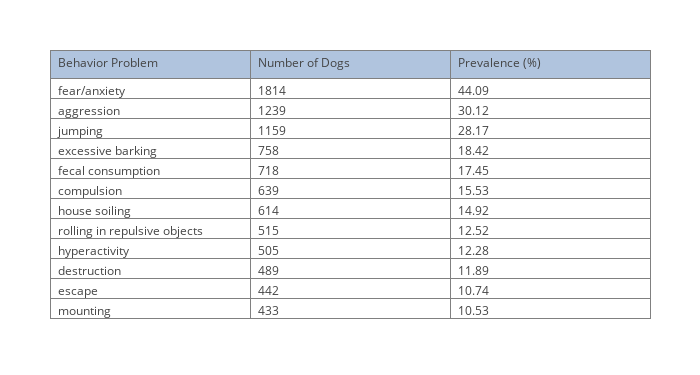

Write notebook code for a chart like this one.
### Markdown cell above
## Prevalence of Individual Behavior Problems

This section aims to calculate the prevalence for each behavior problem included in the study. The adjusted dataset is utilized to eliminate potential bias.

### Code cell
# Create the necessary dataframe.
fields = ('q02_main_1, q02_main_2, q02_main_3, q02_main_4, q02_main_5, q02_main_6, '
          'q02_main_7, q02_main_8, q02_main_9, q02_main_10, q02_main_12, q02_main_13')
labels = ['aggression', 'fear/anxiety', 'compulsion', 'house soiling', 'excessive barking', 
          'jumping', 'mounting', 'fecal consumption', 'destruction',
          'rolling in repulsive objects', 'escape', 'hyperactivity']
df = createNumericDataFrame(DOG_TABLE, fields, labels, filtered=True)

# Get individual behavior problem counts and display as a table.
sums = df.sum()
sums = sums.sort_values(ascending=False)

# Calculate the prevalence of each behavior problem.
total_dogs = len(df.index)
prevalence_cal = lambda x: (x / total_dogs) * 100
prevalences = sums.apply(prevalence_cal)

# Get individual behavior problem counts and display as a table.
trace = go.Table(
    header=dict(values=['Behavior Problem', 'Number of Dogs', 'Prevalence (%)'],
                fill = dict(color='#B0C4DE'),
                align = ['left'] * 5),
    cells=dict(values=[sums.index.values, sums.values, prevalences.values],
               align = ['left'] * 5,
               format = [None, 'd', '.2f']))
data = [trace] 
layout = go.Layout(width=700, height=375, margin=go.Margin(l=50, r=50, b=50, t=50, pad=4))
fig = dict(data=data, layout=layout)
py.iplot(fig)

### Figure 1 — Plotly figure (JSON) as saved in the notebook; plotly's stock layout.template omitted (floating-point values rounded to 4 significant figures)
{"data": [{"cells": {"align": ["left", "left", "left", "left", "left"], "format": [null, "d", ".2f"], "values": [["fear/anxiety", "aggression", "jumping", "excessive barking", "fecal consumption", "compulsion", "house soiling", "rolling in repulsive objects", "hyperactivity", "destruction", "escape", "mounting"], [1814, 1239, 1159, 758, 718, 639, 614, 515, 505, 489, 442, 433], [44.09, 30.12, 28.17, 18.42, 17.45, 15.53, 14.92, 12.52, 12.28, 11.89, 10.74, 10.53]]}, "header": {"align": ["left", "left", "left", "left", "left"], "fill": {"color": "#B0C4DE"}, "values": ["Behavior Problem", "Number of Dogs", "Prevalence (%)"]}, "type": "table"}], "layout": {"height": 375, "margin": {"b": 50, "l": 50, "pad": 4, "r": 50, "t": 50}, "width": 700}}
